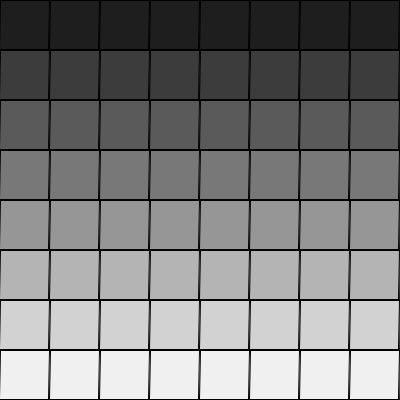
Frame 1 (no input)
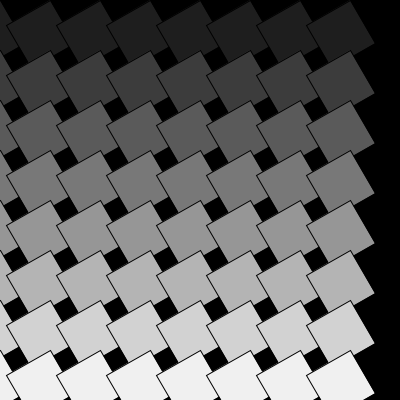
Frame 60 (the mouse pressed at the canvas centre just before this capture)
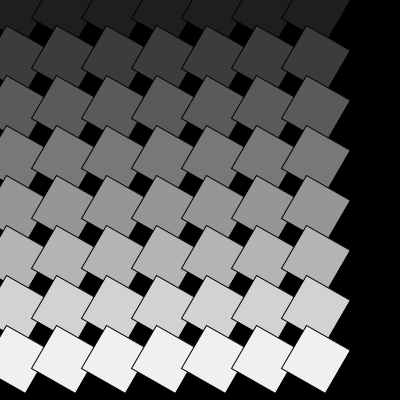
Frame 120 (the mouse held since frame 60 and released just before this capture)

The Processing sketch that drew these frames (run headless with seeded random() and noise(); from frame 60 on, the mouse is pressed at the canvas centre):

// Processing sketch: rotateArray
// ── rotateArray.pde
float counter;
int sz = 50;

// Number of columns and rows in the grid
int cols = 8;
int rows = 8;

int num = 4;
Cell[][] grid;


void setup()
{
  counter=0.0;
  size(400,400);
  fill(255);
  stroke(255);
  grid = new Cell[rows][cols];
  for (int i = 0; i < rows; i++) {
    for (int j = 0; j < cols; j++) {
      grid[i][j] = new Cell(i*sz,j*sz,sz,sz,i+j, i, j);
    }
  }
}

void draw() {
  background(0);
  // The counter variables i and j are also the column and row numbers and 
  // are used as arguments to the constructor for each object in the grid.  
  for (int i = 0; i < rows; i++) {
    for (int j = 0; j < cols; j++) {
      // Oscillate and display each object
      grid[i][j].display();
      //popMatrix();
    }
    println("-------------------------------------");
  }
}


//------------------------------------------------------------------
// A Cell object
class Cell {
  // A cell object knows about its location in the grid 
  // as well as its size with the variables x,y,w,h
  int x,y;   // x,y location
  int w,h;   // width and height
  float angle; // angle for oscillating brightness
  float counter;
  int row;
  int col;

  // Cell Constructor
  Cell(int tempX, int tempY, int tempW, int tempH, float tempAngle, int tempRow, int tempCol) {
    x = tempX;
    y = tempY;
    w = tempW;
    h = tempH;
    angle = tempAngle;
    row = tempRow;
    col = tempCol;
    counter=0.0;
    //print(x, y, row, col, "|"  );
  } 
  
  void display() {
    counter++;
    stroke(0);
    fill(30*(row+1)); //, 20*(col+1)); //, row*col);
    //rect(x,y,w,h); 
    pushMatrix();
    translate(y, x);
    rotate(counter*TWO_PI/360);
    rect(0,0,w,h); 
    print("row",x, "col", y, "|");
    translate(-(y*sz)/2, -(x*sz)/2);
    popMatrix();
  }
}
